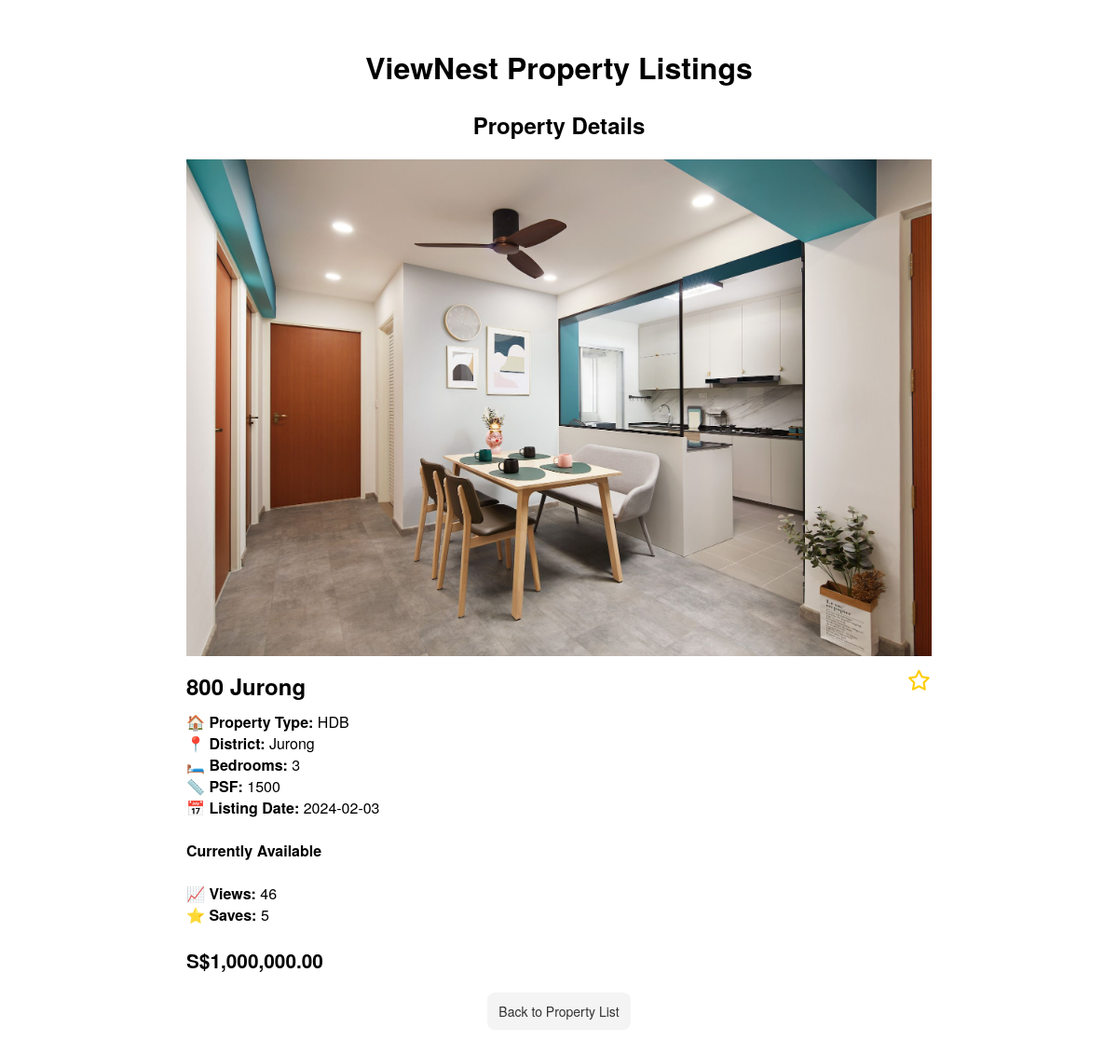
Page /view_property_detail/49 (signed in) on the committed database.
### app/entity/models.py (models this page shows, shortened)
class Property(Base):
    __tablename__ = "Property"
    ID = Column(Integer, primary_key=True)
    user_id = Column(Integer)
    propertyname = Column(String)
    propertytype = Column(String)
    district = Column(String)
    bedroom_no = Column(Integer)
    price = Column(Float)
    psf = Column(Integer)
    selleremail = Column(String)
    listing_date = Column(Date)
    date_sold = Column(Date)
    image_url = Column(String)
    sold = Column(Boolean)
    view_count = Column(Integer, default=0)
    saves = Column(Integer, default=0)
    def view_property_detail(property_id):
        try:
            property = session.query(Property).filter_by(ID=property_id).first()
            return property
        except Exception as e:
            print(f"Error fetching property: {e}")
            return None
        finally:
            session.close()
    def add_ViewCount(property_id):
        try:
            property = session.query(Property).filter_by(ID=property_id).first()
            if property:
                property.view_count += 1
                session.commit()
                return property
        except Exception as e:
                session.rollback()
                print(f"Error fetching property: {e}")
                return None
        finally:
            session.close()

### app/boundary/propertyBoundary.py (the view)
    def view_property_detail(self, property_id):
        property = viewPropertyController.view_property_detail(property_id)
        viewCountController.add_viewCount(property_id)
        return render_template('property/view_property_detail.html', property=property)

### app/boundary/propertyBoundary.py (called while the page is built)
@propBP.route('/view_property_detail/<int:property_id>')
@loginController.login_required
def view_property_detail(property_id):
    return property_boundary.view_property_detail(property_id)

### app/control/loginController.py (called while the page is built)
    def login_required(func):
        @wraps(func)
        def decorated_function(*args, **kwargs):
            if 'user_id' not in session:
                return redirect('/login')
            return func(*args, **kwargs)
        return decorated_function

### app/control/propertyController.py (called while the page is built)
    def view_property_detail(property_id):
        property = Property.view_property_detail(property_id)
        user_id = flask_session['user_id']
        is_saved = Save.is_saved(user_id, property_id)
        if is_saved:
            property.is_saved = True
        else:
            property.is_saved = False
        return property

    def add_viewCount(property_id):
        try:
            property = Property.add_ViewCount(property_id)
            return property
        except Exception as e:
            print(f"Error fetching property: {e}")
            return None

### app/entity/models.py (called while the page is built)
    def is_saved(user_id, property_id):
        saved = session.query(Save).filter_by(user_id=user_id, property_id=property_id).first()
        if saved:
            is_saved = True
        else:
            is_saved = False
        return is_saved

### app/templates/property/view_property_detail.html (shortened to what this page needs)
<!DOCTYPE html>
<html lang="en">
<head>
    <link rel="stylesheet" href="https://cdnjs.cloudflare.com/ajax/libs/font-awesome/6.0.0-beta3/css/all.min.css">
</head>
<body>
    <div class="container">
        <h1>ViewNest Property Listings</h1>
        <h2>Property Details</h2>
        <ul class="property-display">
                <img src="{{ url_for('static', filename=property.image_url.replace('static/', '')) }}" alt="{{ property.propertyname }} image" class="property-image">
                <div class="property-details">
                    <div class="property-name">{{ property.propertyname }}
                        {% if property.is_saved %}
                        <button type="button" class="save-button" id="add-to-saves" data-property-id="{{ property.ID }}">
                            <i class="saved far fa-star" is-saved="true"></i>
                            <i class="saved fas fa-star" is-saved="false"></i>
                        </button>
                        {% else %}
                        <button type="button" class="save-button" id="add-to-saves" data-property-id="{{ property.ID }}">
                            <i class="unsaved far fa-star" is-saved="false"></i>
                        </button>
                        {% endif %}
                    </div>
                    🏠 <b>Property Type: </b>{{ property.propertytype }}<br>
                    📍 <b>District: </b>{{ property.district }}<br>
                    🛏️ <b>Bedrooms: </b>{{ property.bedroom_no }}<br>
                    📏 <b>PSF: </b>{{ property.psf }}<br>
                    📅 <b>Listing Date: </b>{{ property.listing_date }}<br>
                    {% if property.date_sold %}
                    <br><b>Sold</b><br>
                    <br><b>Date Sold: </b>{{ property.date_sold }}<br>
                    {% else %}
                    <br><b>Currently Available</b><br>
                    {% endif %}<br>
                    📈 <b>Views: </b>{{ property.view_count + 1 }}<br>
                    ⭐️ <b>Saves: </b><span class="property-saves">{{ property.saves }}</span><br>
                    <br><div class="property-price">S${{ "{:,.2f}".format(property.price) }}</div>
                </div>
                <div class="button-container">
                    <button onclick="back()">Back to Property List</button>
                </div>
        </ul>
    </div>
</body>
</html>

### app/templates/property/view_property_detail.html (style rules this page uses)
body { font-family: "Helvetica Neue", Helvetica, Arial, sans-serif; }
.container { max-width: 800px; margin: 0 auto; padding: 20px; }
h1, h2 { text-align: center; }
.property-display { list-style-type: none; padding: 0; }
.property-image { max-width: 100%; height: auto; margin-bottom: 10px; }
.property-name { font-size: 1.5em; font-weight: bold; margin-bottom: 10px; }
.property-price { font-size: 1.3em; font-weight: bold; }
.button-container { text-align: center; margin-top: 20px; }
.button-container button { background-color: rgba(51, 51, 51, 0.05); border-radius: 8px; border-width: 0; color: #333333; cursor: pointer; display: inline-block; font-family: "Haas Grot Text R Web", "Helvetica Neue", Helvetica, Arial, sans-serif; font-size: 14px; font-weight: 500; line-height: 20px; list-style: none; margin: 0; padding: 10px 12px; text-align: center; transition: all 200ms; vertical-align: baseline; white-space: nowrap; user-select: none; -webkit-user-select: none; touch-action: manipulation; }
.save-button { background-color: transparent; border: none; cursor: pointer; position: relative; float: right; padding-right: 2.5%; }
.fas, .far { position: absolute; top: 0; left: 0; font-size: 22px; color: #ffcc00; transition: opacity 0.2s ease-in-out; }
.unsaved.far, .saved.fas { opacity: 1; }

### rows in the picture
Property: image_url (picture), propertyname "800 Jurong", propertytype "HDB", district "Jurong", bedroom_no "3", psf "1500", listing_date "2024-02-03", property.view_count+1 "46", saves "5", price "1,000,000.00"
